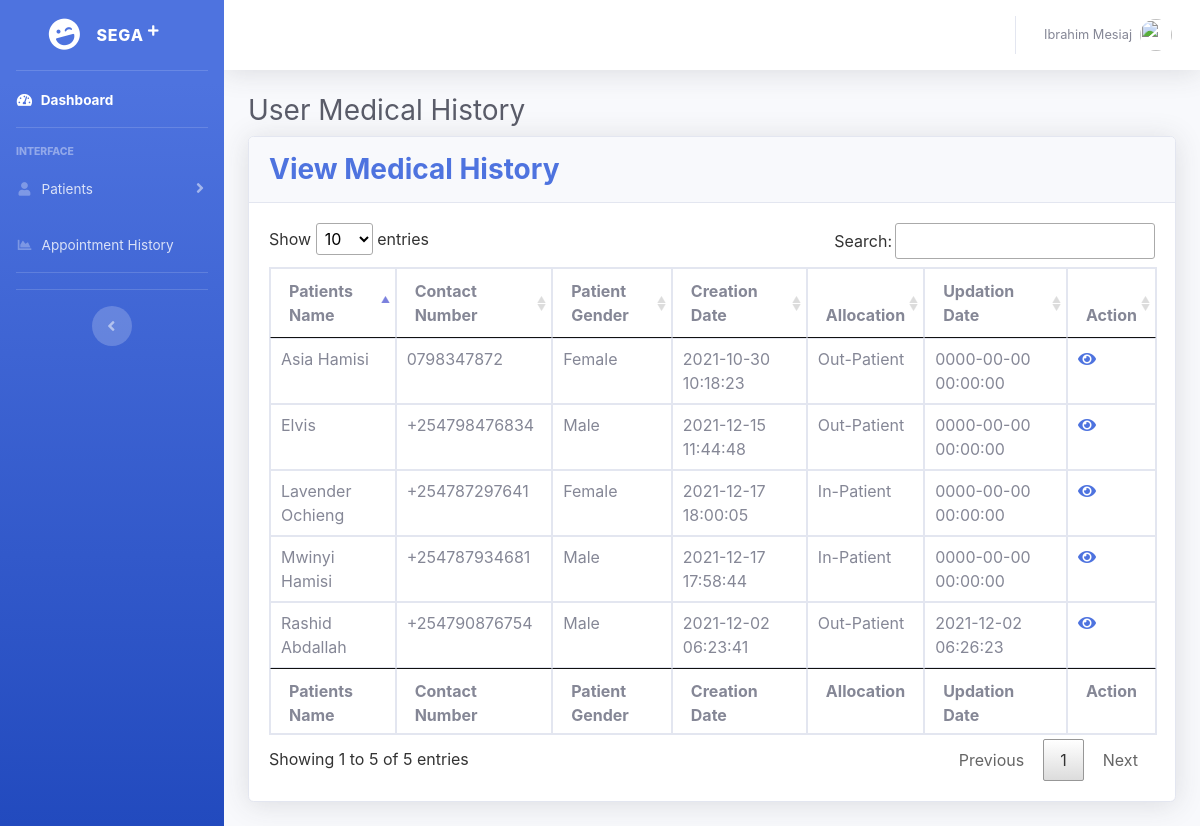
Screenshot of /doctor/dashboard/viewPatients.php (signed in) with the database file from the repository.
### tables this page shows
CREATE TABLE `patients` (
  `id` int(11) NOT NULL,
  `Doc_id` int(11) NOT NULL,
  `PatientName` varchar(255) NOT NULL,
  `Contact` varchar(255) NOT NULL,
  `Email` varchar(255) NOT NULL,
  `Gender` varchar(255) NOT NULL,
  `Address` varchar(255) NOT NULL,
  `Age` int(11) NOT NULL,
  `Allocation` varchar(255) NOT NULL,
  `Med_history` varchar(255) NOT NULL,
  `CreateDate` timestamp NOT NULL DEFAULT current_timestamp(),
  `Update_Date` timestamp NOT NULL DEFAULT '0000-00-00 00:00:00' ON UPDATE current_timestamp()
);

### doctor/dashboard/viewPatients.php (the view, shortened to what this page needs)
<?php
include_once "../controller/config.php";
?>
<!DOCTYPE html>
<html lang="en">
<head>
    <link rel="stylesheet" href="vendor/DataTable/DataTables-1.10.25/css/jquery.dataTables.css">
    <link href="vendor/fontawesome-free/css/all.min.css" rel="stylesheet" type="text/css">
    <link href="css/sb-admin-2.min.css" rel="stylesheet">
    <link href="css/sb-admin-2.css" rel="stylesheet">
</head>
<body id="page-top">
    <div id="wrapper">
        <?php include_once "partials/sidebar.php"; ?>
        <div id="content-wrapper" class="d-flex flex-column">
            <div id="content">
                <?php include_once "partials/navbar.php"; ?>
                <div class="container-fluid">
                    <h1 class="h3 mb-2 text-gray-800">User Medical History</h1>
                    <div class="card shadow mb-4">
                        <div class="card-header py-3">
                            <h3 class="m-0 font-weight-bold text-primary">View Medical History</h3>
                        </div>
                        <div class="card-body">
                            <div class="table-repsonsive">
                                <table class="table table-bordered" id="dataTable" width="100%" cellspacing="0">
                                    <thead>
                                        <tr>
                                            <th>Patients Name</th>
                                            <th>Contact Number</th>
                                            <th>Patient Gender</th>
                                            <th>Creation Date</th>
                                            <th>Allocation</th>
                                            <th>Updation Date</th>
                                            <th>Action</th>
                                        </tr>
                                    </thead>
                                    <tfoot>
                                        <tr>
                                            <th>Patients Name</th>
                                            <th>Contact Number</th>
                                            <th>Patient Gender</th>
                                            <th>Creation Date</th>
                                            <th>Allocation</th>
                                            <th>Updation Date</th>
                                            <th>Action</th>
                                        </tr>
                                    </tfoot>
                                    <tbody>
                                        <?php
                                            $selUser = "SELECT id FROM doctors WHERE DocName='{$_SESSION['doc_name']}'";
                                            $run = mysqli_query($mysqli, $selUser);
                                            $useRow = mysqli_fetch_assoc($run);
                                            $doc_id = $useRow['id'];
                                            $sql = "SELECT * FROM patients WHERE Doc_id=$doc_id";
                                            $result = mysqli_query($mysqli, $sql);
                                        ?>
                                        <?php while($myRow = mysqli_fetch_assoc($result)): ?>
                                            <tr>
                                                <td><?php echo $myRow['PatientName']; ?></td>
                                                <td><?php echo $myRow['Contact']; ?></td>
                                                <td><?php echo $myRow['Gender']; ?></td>
                                                <td><?php echo $myRow['CreateDate']; ?></td>
                                                <td><?php echo $myRow['Allocation']; ?></td>
                                                <td><?php echo $myRow['Update_Date']; ?></td>
                                                <td><a href="view-patient.php?viewid=<?php echo $myRow['id'];?>"><i class="fa fa-eye"></i></a></td>
                                            </tr>
                                        <?php endwhile; ?>
                                    </tbody>
                                </table>
                            </div>
                        </div>
                    </div>
                </div>
            </div>
        </div>
    </div>
</body>
</html>

### rows the page displays
patients: PatientName "Asia Hamisi", Contact "0798347872", Gender "Female", CreateDate "2021-10-30 10:18:23", Allocation "Out-Patient", Update_Date "0000-00-00 00:00:00"
patients: PatientName "Rashid Abdallah", Contact "+254790876754", Gender "Male", CreateDate "2021-12-02 06:23:41", Allocation "Out-Patient", Update_Date "2021-12-02 06:26:23"
patients: PatientName "Elvis", Contact "+254798476834", Gender "Male", CreateDate "2021-12-15 11:44:48", Allocation "Out-Patient", Update_Date "0000-00-00 00:00:00"
patients: PatientName "Mwinyi Hamisi", Contact "+254787934681", Gender "Male", CreateDate "2021-12-17 17:58:44", Allocation "In-Patient", Update_Date "0000-00-00 00:00:00"
patients: PatientName "Lavender Ochieng", Contact "+254787297641", Gender "Female", CreateDate "2021-12-17 18:00:05", Allocation "In-Patient", Update_Date "0000-00-00 00:00:00"

### other values shown
$_SESSION["doc_name"] "Ibrahim Mesiaj"
